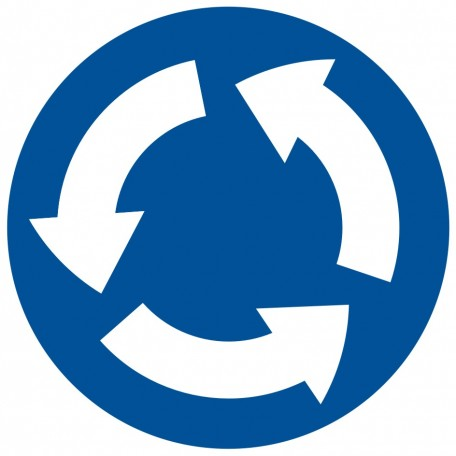
#> input picture referencja/rondo.jpg, 456 x 456 px
$ python -i rsd.py   (imports and definitions only)   (older library calls are emulated)
#> lines starting #> are read from the running program, lines starting #| are printed output that depends on the picture; after the words box and inside, x2 and y2 are one past the last pixel; in counts of white or black regions, pixels touching at a corner belong together
### preprocessing.py
import cv2
import numpy as np
import custom_types as ct

# poszukiwane ustawienia
BLUE_MIN    = 190
BLUE_MAX    = 250

RED_MIN     = 315
RED_MAX     = 374

#YELLOW_MIN  = 30
#YELLOW_MAX  = 45

HSV_SAT     = 73
HSV_VAL     = 70

# TODO: refactor
HSV_HUE = {
        ct.Colors.BLUE      : (BLUE_MIN,    BLUE_MAX),
        ct.Colors.RED       : (RED_MIN,     RED_MAX)
        #ct.Colors.YELLOW    : (YELLOW_MIN,  YELLOW_MAX)
        }

def loadNorm(filename, skipNormalization = False):
#> called with filename = 'referencja/rondo.jpg', skipNormalization = True
    img     = cv2.imread(filename)
#> img is the input picture: shape (456, 456, 3); mean B, G, R 201, 165, 123.9
    norm    = normalizeHist(img)
    if (not(skipNormalization)):
        calcAverages(norm)
    return img, norm

def crop(image, mask):
    return cv2.bitwise_or(image, image, mask=mask)
# [25 lines left out: function calcAverages, not called in this run]

def normalizeHist(image):
    (B, G, R) = cv2.split(image)
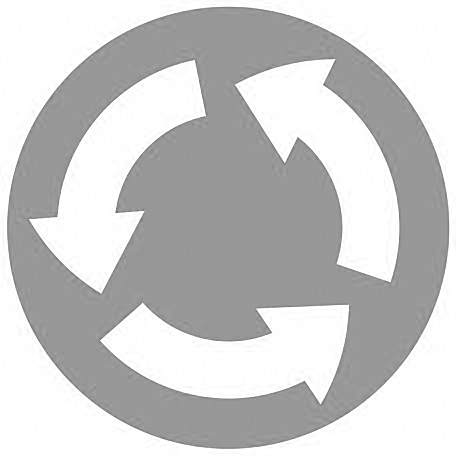
#> B: shape (456, 456); min 107, max 255, mean 201
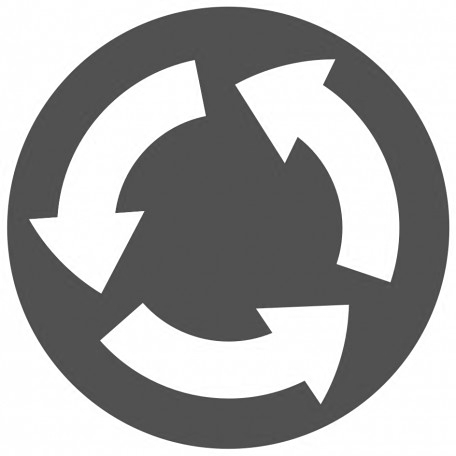
#> G: shape (456, 456); min 64, max 255, mean 165
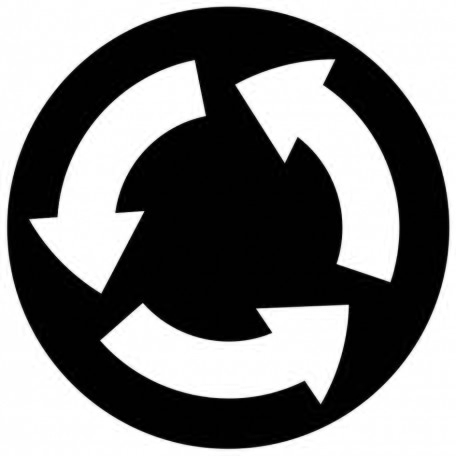
#> R: shape (456, 456); min 0, max 255, mean 123.9
    clahe = cv2.createCLAHE(clipLimit=0.4, tileGridSize=(8,8))
    B = clahe.apply(B)
    G = clahe.apply(G)
    R = clahe.apply(R)
    return cv2.merge((B, G, R))

# niewykorzystywane
# [6 lines left out: function LaplacianOfGaussian, not called in this run]

# przyjmuje wartosc w stopniach (0 - 720)
def getHue(hue):
    if (hue > 360):
        return (int)((hue - 360) / 2), True
    else:
        return (int)(hue / 2), False

# maska na dany kolor
def threshold(img, color):
    (lower, upper) = HSV_HUE[color]
    image   = cv2.GaussianBlur(img, (9,9), 0)
    hsv     = cv2.cvtColor(image, cv2.COLOR_BGR2HSV)

    l, _ = getHue(lower)
    u, isOverlap = getHue(upper)

    # TODO: oczyscic funkcje
    if (isOverlap):
        l_col = np.array([l, HSV_SAT, HSV_VAL])
        u_col = np.array([180, 255, 255])

        l1_col  = np.array([0, HSV_SAT, HSV_VAL])
        u1_col  = np.array([u, 255, 255])

        mask    = cv2.inRange(hsv, l_col, u_col)
        mask1   = cv2.inRange(hsv, l1_col, u1_col)
        return cv2.bitwise_or(mask, mask1)
    else:
        l_col = np.array([l, HSV_SAT, HSV_VAL])
        u_col = np.array([u, 255, 255])

        mask    = cv2.inRange(hsv, l_col, u_col)
        return cv2.bitwise_and(mask, mask)

### classify.py
import custom_types as ct
from matplotlib import pyplot as plt
import numpy as np
import cv2

hu_moments  = {}

contours    = {}
histograms  = {}

#def loadValues:
#def compare

# [16 lines left out: functions saveVal, loadHuMoment, not called in this run]

def loadContour(contour, typ):
   contours[typ] = contour

def loadHistogram(img, typ):
    histogram = calcHistogram(img)
    histograms[typ] = histogram

# [5 lines left out: function calcHistogram, not called in this run]

def matchHistogram(hist, key):
    return cv2.compareHist(hist, histograms[key], 4)

# [14 lines left out: function closestHistogram, not called in this run]

'''
# oblicza dystans pomiedzy dwoma wektorami momentow
# nie dziala jak powinno
def matchShapes(h1, typ):
    h2 = hu_moments[typ]
    if (len(h1) != 7 or len(h2) != 7):
        print("ERROR while matching shapes")
        print('H1:', len(h1), 'H2:', len(h2))
        return -1
    else:
        dist = 0
        for i in range(0, 7):
            dist += np.abs(h1[i] - h2[i])
        return dist
'''

# oblicza podobienstwo dwoch konturow
def matchShapes(cont, typ):
    return cv2.matchShapes(cont, contours[typ], cv2.CONTOURS_MATCH_I2, 0)

def closestShape(cont, color):
    min_dist = 9999999
    min_type = None
    for key, value in contours.items():
        dist = matchShapes(cont, key)
        if (dist < min_dist):
            if (not(color == ct.Colors.RED and key == ct.Type.square)):
                min_dist = dist
                min_type = key

    return min_type, min_dist

### rsd.py
#!/bin/python
import sys
import numpy as np
import cv2
from matplotlib import pyplot as plt
import custom_types as ct
import preprocessing as pre
import classify as det

import util

AREA_THRESH  = 0.5
DIST_THRESH  = 0.01
isSetup     = True

def contourImage(filename, typ = None):
    image, norm = pre.loadNorm(filename, isSetup)
    thres, dil, ero  = {}, {}, {}

    # dla kazdego typu koloru
    for color in ct.Colors:
        # do debugowania
        thres[color] = pre.threshold(norm, color)
        dil[color]  = cv2.dilate(thres[color], np.ones((3,3), 'uint8'), iterations=2)
        ero[color]  = cv2.erode(dil[color], np.ones((3,3), 'uint8'), iterations=2)

        cont, hier = cv2.findContours(ero[color], cv2.RETR_EXTERNAL, cv2.CHAIN_APPROX_NONE)

        for iter_cont in range(0, len(cont)):
            # bounding box
            bndX, bndY, bndW, bndH = cv2.boundingRect(cont[iter_cont])

            if (bndW * bndH * AREA_THRESH < cv2.contourArea(cont[iter_cont])):
            #if (True):
                M       = cv2.moments(cont[iter_cont])
                huM     = cv2.HuMoments(M)
                for k in range(0,7):
                    huM[k] = -1 * np.copysign(1.0, huM[k]) * np.log10(np.abs(huM[k]))
                if M['m00'] != 0.0:
                    x = int(M['m10']/M['m00'])
                    y = int(M['m01']/M['m00'])

                r, g, b = 0, 0, 0
                if (color == ct.Colors.BLUE):
                    r, g, b = 50, 50, 255
                elif (color == ct.Colors.RED):
                    r, g, b = 255, 50, 50
                '''
                elif (color == ct.Colors.YELLOW):
                    r, g, b = 255, 255, 50
                    '''

                cv2.drawContours(ero[color], cont, iter_cont, 255, -1)
                cropped = np.copy(norm[bndY: bndY + bndH, bndX : bndX + bndW])
                mask    = np.copy(ero[color][bndY: bndY + bndH, bndX : bndX + bndW])
                # wycinanie tla
                crop    = pre.crop(cropped, mask)

                # wstepna konfiguracja
                if (isSetup == True and typ != None):
                    det.loadContour(cont[iter_cont], typ)
                    # wczytywanie histogramow
                else:
                # draw
                    shapeMatch, shapeDist = det.closestShape(cont[iter_cont], color)
                    if (shapeDist < DIST_THRESH):
                        print('matched shape:', shapeMatch, 'distance:', shapeDist)
                        print('at (x, y):', x, y)
                        #debug
                        plt.imshow(cv2.cvtColor(crop, cv2.COLOR_BGR2RGB))
                        plt.show()
                        #
                        image = cv2.putText(image, str(color),
                                (x, y), cv2.FONT_HERSHEY_SIMPLEX,
                                   1, (b, g, r), 3, cv2.LINE_AA)
                        cv2.drawContours(image, cont, iter_cont, (b, g, r), 5)
                        cv2.circle(image,(x, y), 2, (255,255,255), 5)
#> this loop made 2 passes
#> pass 1, in threshold, `image   = cv2.GaussianBlur(img, (9,9), 0)`:
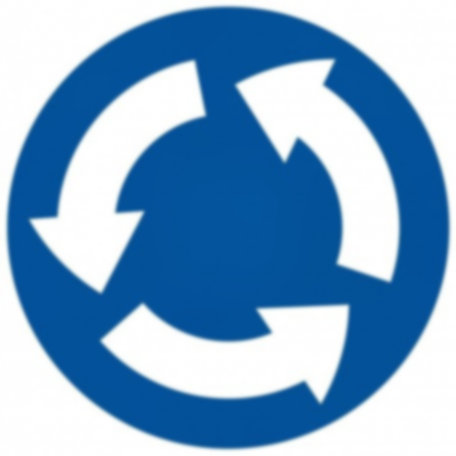
#> image: shape (456, 456, 3); mean B, G, R 201.6, 165.1, 124.8
#> pass 1, in threshold, `mask    = cv2.inRange(hsv, l_col, u_col)`:
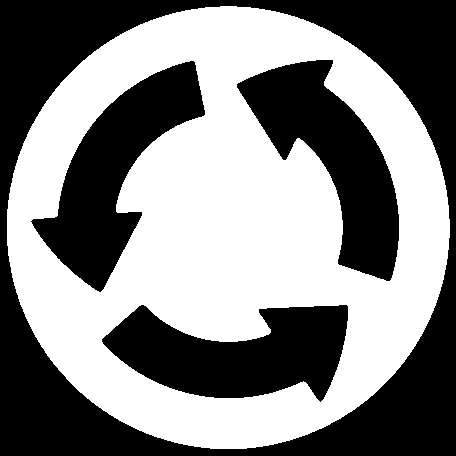
#> mask: shape (456, 456); 52.1% white; 4 black regions, box (x1, y1, x2, y2) and area: (0, 0, 456, 456) 53975, (31, 61, 205, 292) 15268, (102, 305, 348, 402) 15214, (237, 60, 399, 281) 15210
#> after the loop:
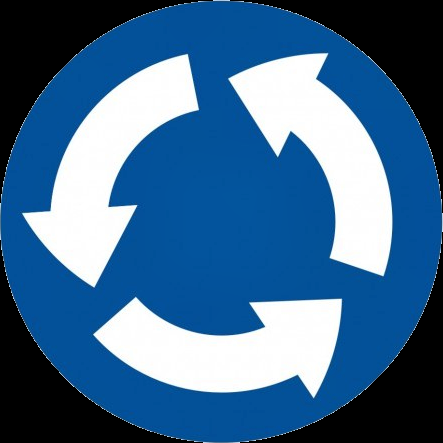
#> crop: shape (443, 443, 3); mean B, G, R 143.7, 105.1, 62.6
#> after the loop:
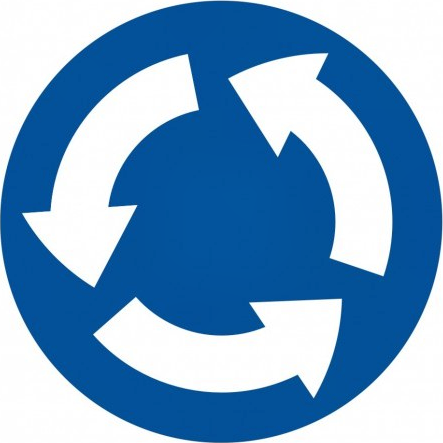
#> cropped: shape (443, 443, 3); mean B, G, R 198.4, 159.8, 117.1
#> after the loop, dil = 2 items; ero = 2 items; thres = 2 items
    return image

def main():
    if (len(sys.argv) != 2):
        print("please input data in correct format!")
        print("format: rsd.py <input image_list.txt>")
    else:
        fileList = util.dataDictionary(sys.argv[1])

        # wczytywanie konturow dla zdjec referencyjnych
        contourImage('referencja/rondo.jpg', ct.Type.circular)
        contourImage('referencja/parking.jpg', ct.Type.square)

        isSetup = False

        fig = plt.figure(figsize=(8,8))

        for i in fileList.keys():
            path    = './znaki/' + i
            expectType    = i[0][0:3]

            print(path)
            print(expectType)
            image = contourImage(path)
            if image is None:
                sys.exit("Could not read the image.")
            fig.add_subplot(1,1,1)
            plt.axis('off')
            plt.imshow(cv2.cvtColor(image, cv2.COLOR_BGR2RGB))
            plt.show()
            print('-------------------------------')

        print("Exiting...")

# [2 lines not run here, left out]

>>> result = contourImage('referencja/rondo.jpg')

$ run again, on referencja/stop.jpg
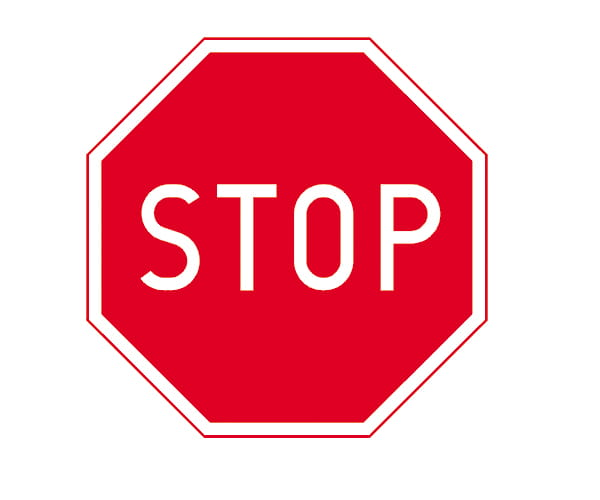
#> input picture referencja/stop.jpg, 600 x 500 px
#> in loadNorm, img is the input picture: shape (500, 600, 3); mean B, G, R 176.3, 164.2, 243.3
#> the loop in contourImage, `for color in ct.Colors:` made 2 passes
#> pass 2, in threshold (call 2), `mask    = cv2.inRange(hsv, l_col, u_col)`:
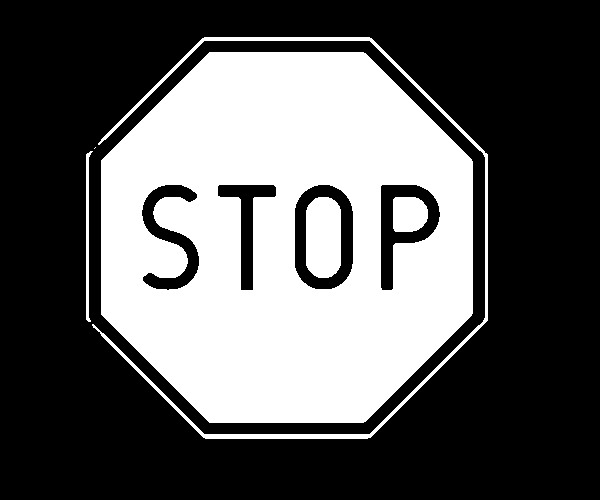
#> mask: shape (500, 600); 36.6% white; 6 white regions (1 under 20 px), largest, box (x1, y1, x2, y2) and area: (101, 52, 473, 423) 101478, (92, 37, 488, 439) 4198, (306, 197, 341, 278) 2600, (393, 197, 428, 232) 1092, (86, 151, 93, 322) 521
#> after the loop in contourImage, `for color in ct.Colors:`:
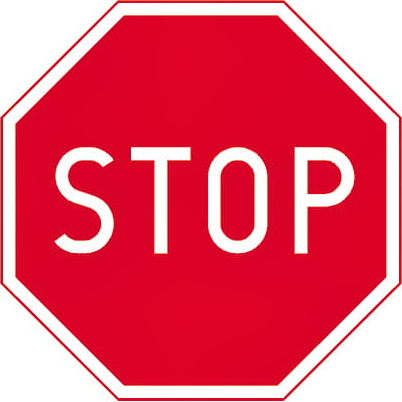
#> cropped: shape (402, 402, 3); mean B, G, R 110.8, 87.2, 230.2
#> after the loop in contourImage, `for color in ct.Colors:`: dil = 2 items

$ run again, on referencja/pieszy.png
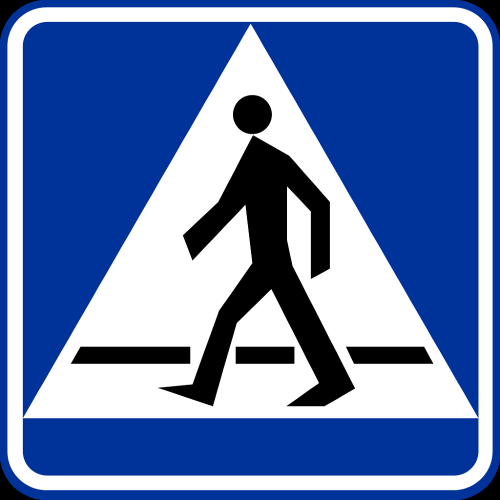
#> input picture referencja/pieszy.png, 1000 x 1000 px (shown at 1/2 size)
#> in loadNorm, img is the input picture: shape (1000, 1000, 3); mean B, G, R 175.5, 121.8, 95
#> in normalizeHist, `(B, G, R) = cv2.split(image)`:
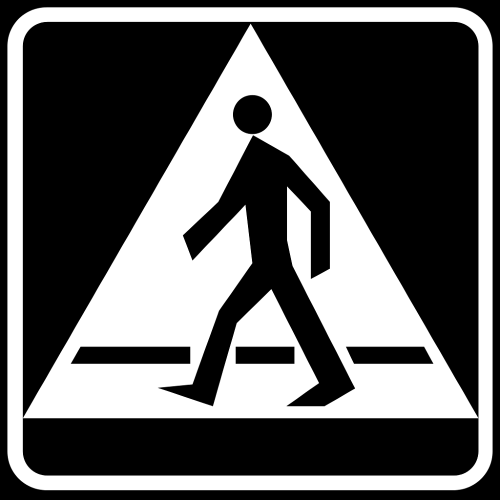
#> R: shape (1000, 1000) (shown at 1/2 size); min 0, max 255, mean 95
#> the loop in contourImage, `for color in ct.Colors:` made 2 passes
#> pass 1, in threshold, `mask    = cv2.inRange(hsv, l_col, u_col)`:
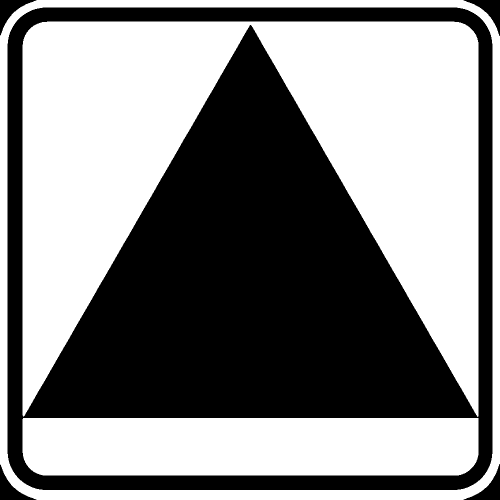
#> mask: shape (1000, 1000) (shown at 1/2 size); 53% white; 5 black regions, box (x1, y1, x2, y2) and area: (15, 15, 985, 980) 463233, (927, 928, 1000, 1000) 1730, (0, 929, 73, 1000) 1728, (927, 0, 1000, 72) 1726, (0, 0, 73, 71) 1723
#> after the loop in contourImage, `for color in ct.Colors:`: dil = 2 items
